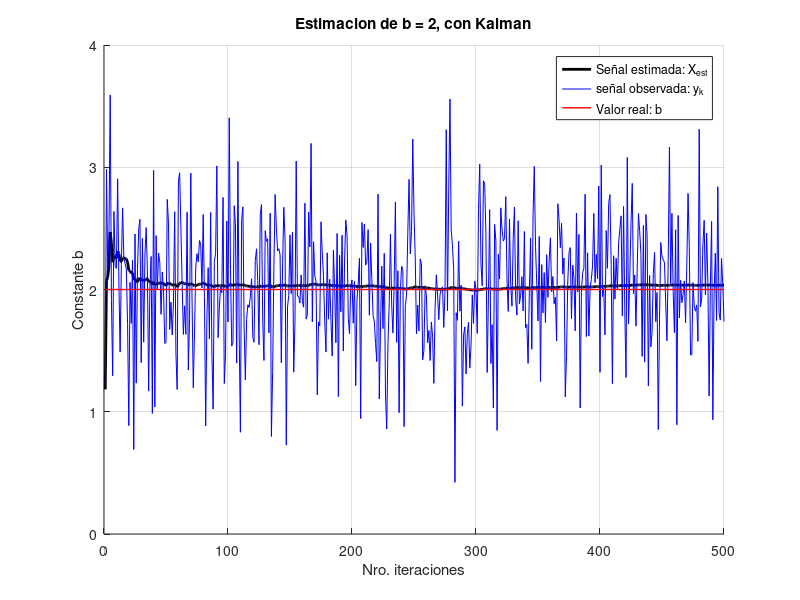
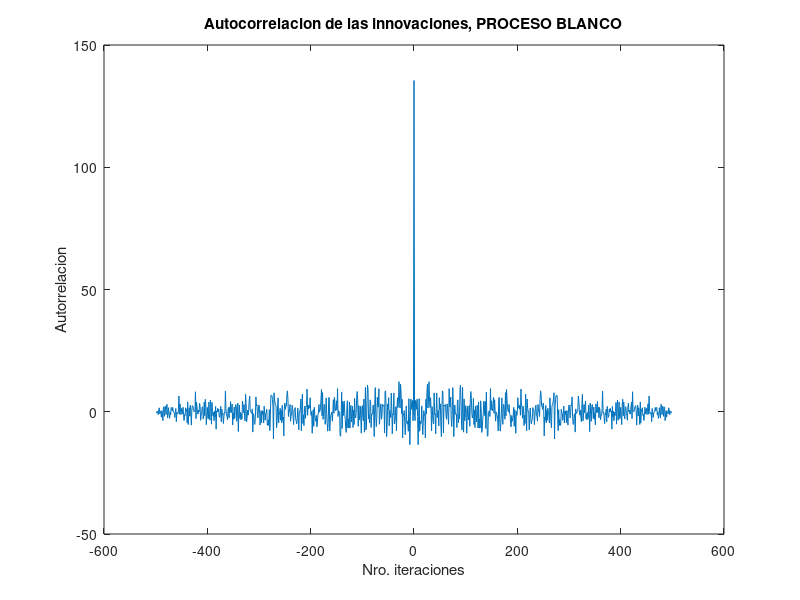

These figures' MATLAB source, in order:
%1) estimacion de una constante
clc; clear; close all;
% b se mantiene constante en el tiempo. b_k+1 = b_k, se quiere estimar el
% valor a partir de medicions ruidosas yk = bk + wk / wk ~ N(0; 0.25).

%a) encontrar Fd y H.

%ya está discretizado.
%X' = F X + G u         y = H x
Fd = 1;  G = 0;
H = 1;

%b) Genere un proceso de mediciones yk con b=2 N=500;
N = 500;
bk = 2;
sigma_W2 = 0.25;

wk = sqrt(sigma_W2)*randn(N, 1);
yk = H*bk + wk;

%% c) implementar Kalman (guardar las innovaciones ek = yk - H.X_k/k-1)
% x_0/-1 = 0; P_0/-1 = 10; 

% n: cantidad de estados xk
% m: dimensión del ruido del proceso vk
% l: cantidad de ecuaciones de medición yk
% x: Estados (nx1)
% y: Ecuaciones de medición (lx1)
% v: Ruido del proceso (mx1)
% w: Ruido de medición (lx1)

% F (nxn)             G (nxm)
% H (lxn)             R (lxl)
% Q (mxm)     P (nxn)         K (nxl)
Y = yk;
po = 10;
Fk = Fd;
Gk = G;
Hk = H;
Rk = sigma_W2;

[n, ~] = size(Hk);
[~, m] = size(G);
[l, ~] = size(Hk);

Xk = zeros(n, 1);      %x_0/-1 = 0
Pk = po*ones(n, n);    %P_0/-1 = 10;

errors = zeros(l, N);
x_est = zeros(n, 1);
for k = 1:N
    
    %Actualizacion:
    K = Pk*Hk'/(Hk*Pk*Hk' + Rk);  %Kk = P_k/k-1 H'_k/(H_k*P_k/-1*H'_k + R_k)
    ek = Y(k) - Hk*Xk;            %ek = yk - H.X_k/k-1)
    Xk = Xk + K*ek;               %Tiene que ser un proceso Blanco.
    Pk = (eye(n,n) - K*Hk)*Pk;    %P_k/k = (I - K_k*H_k)*P_k/k-1 
    
    %Almaceno datos:
    errors(:, k) = ek;
    x_est(:, k) = Xk;
    
    
    %Prediccion:
    Xk = Fk*Xk;                 %X_k+1/k = F_k*X_k/k
    Pk = Fk*Pk*Fk'; %+ Gk*Qk*Gk'; %P_k+1/k = F_k*P_k/k*F'_k + G_k.Q_k.G'_k
    
    
end

figure()
    hold on
    plot(x_est, '-k', 'LineWidth', 2, 'DisplayName', 'Señal estimada: X_{est}')
    plot(yk, '-b', 'DisplayName', 'señal observada: y_k')
    plot([1 N], [bk bk], '-r', 'LineWidth', 1, 'DisplayName', 'Valor real: b')
    grid on
    title("Estimacion de b = 2, con Kalman")
    xlabel("Nro. iteraciones")
    ylabel("Constante b")
    legend show
    
figure()
    r = xcorr(errors);
    plot(-floor(length(r)/2):floor(length(r)/2) , r)
    title("Autocorrelacion de las innovaciones, PROCESO BLANCO")
    xlabel("Nro. iteraciones")
    ylabel("Autorrelacion")

